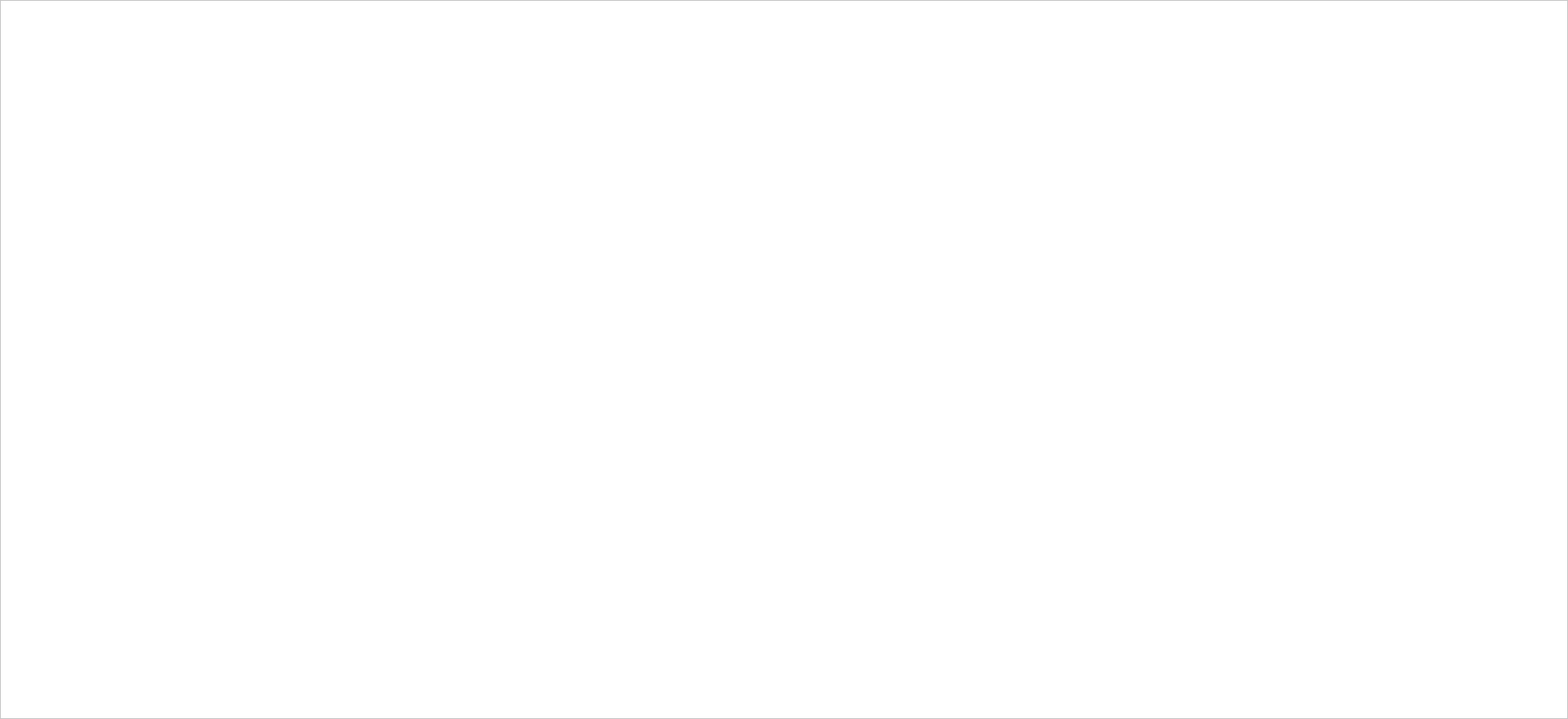
<?xml version="1.0" encoding="UTF-8"?>
<ui version="4.0">
 <class>Form_M_5</class>
 <widget class="QWidget" name="Form_M_5">
  <property name="geometry">
   <rect>
    <x>0</x>
    <y>0</y>
    <width>1920</width>
    <height>880</height>
   </rect>
  </property>
  <property name="windowTitle">
   <string>Form</string>
  </property>
  <property name="styleSheet">
   <string notr="true">background-color:white</string>
  </property>
  <widget class="QScrollArea" name="scrollArea_M_5">
   <property name="geometry">
    <rect>
     <x>0</x>
     <y>0</y>
     <width>1920</width>
     <height>880</height>
    </rect>
   </property>
   <property name="widgetResizable">
    <bool>true</bool>
   </property>
   <widget class="QWidget" name="scrollAreaContent_M_5">
    <property name="geometry">
     <rect>
      <x>0</x>
      <y>0</y>
      <width>1918</width>
      <height>878</height>
     </rect>
    </property>
    <widget class="QWidget" name="verticalLayoutWidget">
     <property name="geometry">
      <rect>
       <x>60</x>
       <y>70</y>
       <width>1791</width>
       <height>761</height>
      </rect>
     </property>
     <layout class="QVBoxLayout" name="mainVLayout_M_5"/>
    </widget>
   </widget>
  </widget>
 </widget>
 <resources/>
 <connections/>
</ui>
